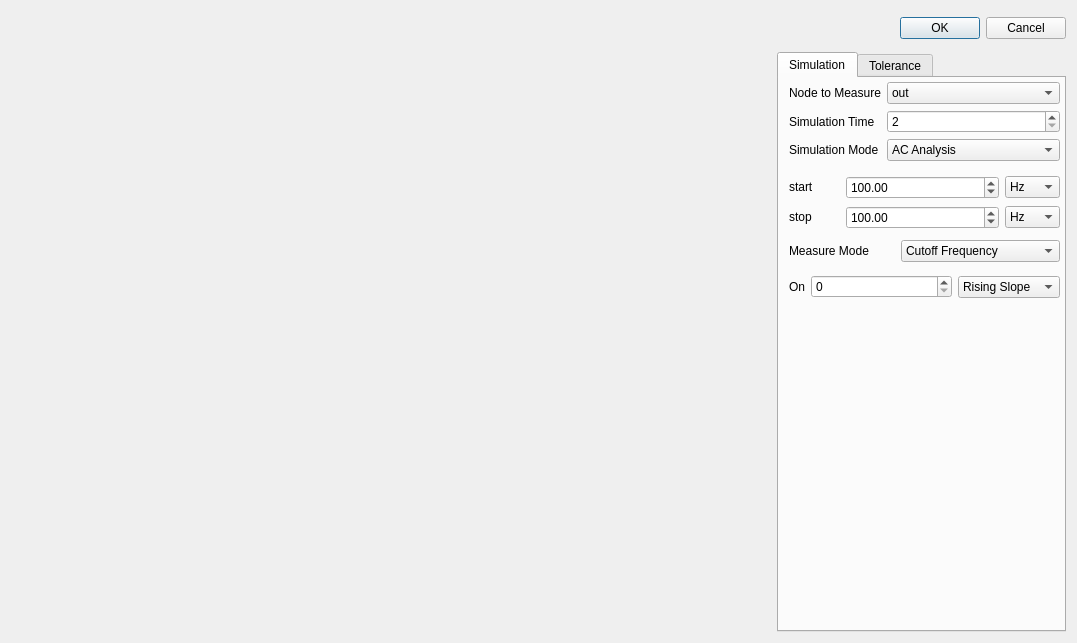
<?xml version="1.0" encoding="UTF-8"?>
<ui version="4.0">
 <class>Dialog</class>
 <widget class="QDialog" name="Dialog">
  <property name="geometry">
   <rect>
    <x>0</x>
    <y>0</y>
    <width>1077</width>
    <height>643</height>
   </rect>
  </property>
  <property name="windowTitle">
   <string>Dialog</string>
  </property>
  <layout class="QGridLayout" name="gridLayout_2">
   <item row="0" column="0">
    <widget class="QWidget" name="widget" native="true">
     <property name="sizePolicy">
      <sizepolicy hsizetype="Minimum" vsizetype="Fixed">
       <horstretch>0</horstretch>
       <verstretch>0</verstretch>
      </sizepolicy>
     </property>
     <property name="minimumSize">
      <size>
       <width>0</width>
       <height>35</height>
      </size>
     </property>
    </widget>
   </item>
   <item row="0" column="1">
    <widget class="QDialogButtonBox" name="buttonBox">
     <property name="layoutDirection">
      <enum>Qt::LeftToRight</enum>
     </property>
     <property name="orientation">
      <enum>Qt::Horizontal</enum>
     </property>
     <property name="standardButtons">
      <set>QDialogButtonBox::Cancel|QDialogButtonBox::Ok</set>
     </property>
     <property name="centerButtons">
      <bool>false</bool>
     </property>
    </widget>
   </item>
   <item row="1" column="0" rowspan="2">
    <widget class="MplWidget" name="MplWidget" native="true">
     <property name="sizePolicy">
      <sizepolicy hsizetype="Expanding" vsizetype="Preferred">
       <horstretch>21</horstretch>
       <verstretch>0</verstretch>
      </sizepolicy>
     </property>
     <property name="minimumSize">
      <size>
       <width>480</width>
       <height>320</height>
      </size>
     </property>
    </widget>
   </item>
   <item row="1" column="1" rowspan="2">
    <widget class="QTabWidget" name="tabWidget">
     <property name="sizePolicy">
      <sizepolicy hsizetype="Expanding" vsizetype="Preferred">
       <horstretch>8</horstretch>
       <verstretch>0</verstretch>
      </sizepolicy>
     </property>
     <property name="currentIndex">
      <number>0</number>
     </property>
     <widget class="QWidget" name="tab1">
      <attribute name="title">
       <string>Simulation</string>
      </attribute>
      <widget class="QWidget" name="layoutWidget">
       <property name="geometry">
        <rect>
         <x>10</x>
         <y>4</y>
         <width>271</width>
         <height>221</height>
        </rect>
       </property>
       <layout class="QVBoxLayout" name="verticalLayout" stretch="3,2,1,1">
        <property name="sizeConstraint">
         <enum>QLayout::SetMaximumSize</enum>
        </property>
        <item>
         <widget class="QWidget" name="widget_2" native="true">
          <widget class="QWidget" name="layoutWidget">
           <property name="geometry">
            <rect>
             <x>0</x>
             <y>0</y>
             <width>271</width>
             <height>84</height>
            </rect>
           </property>
           <layout class="QFormLayout" name="formLayout">
            <item row="0" column="0">
             <widget class="QLabel" name="label">
              <property name="sizePolicy">
               <sizepolicy hsizetype="Preferred" vsizetype="Preferred">
                <horstretch>0</horstretch>
                <verstretch>0</verstretch>
               </sizepolicy>
              </property>
              <property name="text">
               <string>Node to Measure</string>
              </property>
             </widget>
            </item>
            <item row="0" column="1">
             <widget class="QComboBox" name="measnode">
              <item>
               <property name="text">
                <string>out</string>
               </property>
              </item>
             </widget>
            </item>
            <item row="1" column="0">
             <widget class="QLabel" name="label_2">
              <property name="sizePolicy">
               <sizepolicy hsizetype="Preferred" vsizetype="Preferred">
                <horstretch>0</horstretch>
                <verstretch>0</verstretch>
               </sizepolicy>
              </property>
              <property name="text">
               <string>Simulation Time</string>
              </property>
             </widget>
            </item>
            <item row="1" column="1">
             <widget class="QSpinBox" name="totaltime">
              <property name="minimum">
               <number>2</number>
              </property>
              <property name="maximum">
               <number>100000</number>
              </property>
              <property name="singleStep">
               <number>100</number>
              </property>
              <property name="stepType">
               <enum>QAbstractSpinBox::AdaptiveDecimalStepType</enum>
              </property>
             </widget>
            </item>
            <item row="2" column="0">
             <widget class="QLabel" name="label_3">
              <property name="sizePolicy">
               <sizepolicy hsizetype="Preferred" vsizetype="Preferred">
                <horstretch>0</horstretch>
                <verstretch>0</verstretch>
               </sizepolicy>
              </property>
              <property name="text">
               <string>Simulation Mode</string>
              </property>
             </widget>
            </item>
            <item row="2" column="1">
             <widget class="QComboBox" name="analmode">
              <item>
               <property name="text">
                <string>AC Analysis</string>
               </property>
              </item>
              <item>
               <property name="text">
                <string>Noise</string>
               </property>
              </item>
             </widget>
            </item>
           </layout>
          </widget>
         </widget>
        </item>
        <item>
         <widget class="QWidget" name="widget_3" native="true">
          <widget class="QWidget" name="layoutWidget">
           <property name="geometry">
            <rect>
             <x>0</x>
             <y>0</y>
             <width>271</width>
             <height>56</height>
            </rect>
           </property>
           <layout class="QGridLayout" name="gridLayout">
            <item row="1" column="0">
             <widget class="QLabel" name="label_7">
              <property name="sizePolicy">
               <sizepolicy hsizetype="Preferred" vsizetype="Fixed">
                <horstretch>1</horstretch>
                <verstretch>0</verstretch>
               </sizepolicy>
              </property>
              <property name="text">
               <string>stop</string>
              </property>
              <property name="alignment">
               <set>Qt::AlignLeading|Qt::AlignLeft|Qt::AlignVCenter</set>
              </property>
             </widget>
            </item>
            <item row="0" column="2">
             <widget class="QComboBox" name="startunit">
              <property name="sizePolicy">
               <sizepolicy hsizetype="Preferred" vsizetype="Fixed">
                <horstretch>1</horstretch>
                <verstretch>0</verstretch>
               </sizepolicy>
              </property>
              <item>
               <property name="text">
                <string>Hz</string>
               </property>
              </item>
              <item>
               <property name="text">
                <string>kHz</string>
               </property>
              </item>
              <item>
               <property name="text">
                <string>MHz</string>
               </property>
              </item>
              <item>
               <property name="text">
                <string>GHz</string>
               </property>
              </item>
             </widget>
            </item>
            <item row="1" column="1">
             <widget class="QDoubleSpinBox" name="stopac">
              <property name="sizePolicy">
               <sizepolicy hsizetype="Minimum" vsizetype="Fixed">
                <horstretch>3</horstretch>
                <verstretch>0</verstretch>
               </sizepolicy>
              </property>
              <property name="minimum">
               <double>1.000000000000000</double>
              </property>
              <property name="maximum">
               <double>1000000000000.000000000000000</double>
              </property>
              <property name="singleStep">
               <double>100.000000000000000</double>
              </property>
              <property name="stepType">
               <enum>QAbstractSpinBox::AdaptiveDecimalStepType</enum>
              </property>
              <property name="value">
               <double>100.000000000000000</double>
              </property>
             </widget>
            </item>
            <item row="1" column="2">
             <widget class="QComboBox" name="stopunit">
              <property name="sizePolicy">
               <sizepolicy hsizetype="Preferred" vsizetype="Fixed">
                <horstretch>1</horstretch>
                <verstretch>0</verstretch>
               </sizepolicy>
              </property>
              <item>
               <property name="text">
                <string>Hz</string>
               </property>
              </item>
              <item>
               <property name="text">
                <string>kHz</string>
               </property>
              </item>
              <item>
               <property name="text">
                <string>MHz</string>
               </property>
              </item>
              <item>
               <property name="text">
                <string>GHz</string>
               </property>
              </item>
             </widget>
            </item>
            <item row="0" column="0">
             <widget class="QLabel" name="label_6">
              <property name="sizePolicy">
               <sizepolicy hsizetype="Preferred" vsizetype="Fixed">
                <horstretch>1</horstretch>
                <verstretch>0</verstretch>
               </sizepolicy>
              </property>
              <property name="text">
               <string>start</string>
              </property>
              <property name="alignment">
               <set>Qt::AlignLeading|Qt::AlignLeft|Qt::AlignVCenter</set>
              </property>
             </widget>
            </item>
            <item row="0" column="1">
             <widget class="QDoubleSpinBox" name="startac">
              <property name="sizePolicy">
               <sizepolicy hsizetype="Minimum" vsizetype="Fixed">
                <horstretch>3</horstretch>
                <verstretch>0</verstretch>
               </sizepolicy>
              </property>
              <property name="minimum">
               <double>0.010000000000000</double>
              </property>
              <property name="maximum">
               <double>1000000000000.000000000000000</double>
              </property>
              <property name="singleStep">
               <double>100.000000000000000</double>
              </property>
              <property name="stepType">
               <enum>QAbstractSpinBox::AdaptiveDecimalStepType</enum>
              </property>
              <property name="value">
               <double>100.000000000000000</double>
              </property>
             </widget>
            </item>
           </layout>
          </widget>
         </widget>
        </item>
        <item>
         <widget class="QWidget" name="widget_6" native="true">
          <widget class="QWidget" name="layoutWidget">
           <property name="geometry">
            <rect>
             <x>0</x>
             <y>0</y>
             <width>271</width>
             <height>25</height>
            </rect>
           </property>
           <layout class="QHBoxLayout" name="horizontalLayout">
            <property name="sizeConstraint">
             <enum>QLayout::SetDefaultConstraint</enum>
            </property>
            <item>
             <widget class="QLabel" name="label_4">
              <property name="sizePolicy">
               <sizepolicy hsizetype="Preferred" vsizetype="Fixed">
                <horstretch>2</horstretch>
                <verstretch>0</verstretch>
               </sizepolicy>
              </property>
              <property name="text">
               <string>Measure Mode</string>
              </property>
             </widget>
            </item>
            <item>
             <widget class="QComboBox" name="measmode">
              <property name="sizePolicy">
               <sizepolicy hsizetype="Preferred" vsizetype="Fixed">
                <horstretch>3</horstretch>
                <verstretch>0</verstretch>
               </sizepolicy>
              </property>
              <item>
               <property name="text">
                <string>Cutoff Frequency</string>
               </property>
              </item>
              <item>
               <property name="text">
                <string>MAX</string>
               </property>
              </item>
              <item>
               <property name="text">
                <string>MIN</string>
               </property>
              </item>
             </widget>
            </item>
           </layout>
          </widget>
         </widget>
        </item>
        <item>
         <widget class="QWidget" name="widget_5" native="true">
          <widget class="QWidget" name="layoutWidget">
           <property name="geometry">
            <rect>
             <x>0</x>
             <y>0</y>
             <width>271</width>
             <height>26</height>
            </rect>
           </property>
           <layout class="QHBoxLayout" name="horizontalLayout_2">
            <property name="sizeConstraint">
             <enum>QLayout::SetDefaultConstraint</enum>
            </property>
            <item>
             <widget class="QLabel" name="label_5">
              <property name="sizePolicy">
               <sizepolicy hsizetype="Maximum" vsizetype="Fixed">
                <horstretch>0</horstretch>
                <verstretch>0</verstretch>
               </sizepolicy>
              </property>
              <property name="text">
               <string>On</string>
              </property>
             </widget>
            </item>
            <item>
             <widget class="QSpinBox" name="rfnum">
              <property name="sizePolicy">
               <sizepolicy hsizetype="Expanding" vsizetype="Fixed">
                <horstretch>0</horstretch>
                <verstretch>0</verstretch>
               </sizepolicy>
              </property>
              <property name="minimum">
               <number>0</number>
              </property>
              <property name="maximum">
               <number>100</number>
              </property>
              <property name="singleStep">
               <number>1</number>
              </property>
              <property name="stepType">
               <enum>QAbstractSpinBox::DefaultStepType</enum>
              </property>
             </widget>
            </item>
            <item>
             <widget class="QComboBox" name="risefall">
              <item>
               <property name="text">
                <string>Rising Slope</string>
               </property>
              </item>
              <item>
               <property name="text">
                <string>Falling Slope</string>
               </property>
              </item>
             </widget>
            </item>
           </layout>
          </widget>
         </widget>
        </item>
       </layout>
      </widget>
     </widget>
     <widget class="QWidget" name="tab2">
      <attribute name="title">
       <string>Tolerance</string>
      </attribute>
     </widget>
    </widget>
   </item>
  </layout>
  <zorder>widget</zorder>
  <zorder>MplWidget</zorder>
  <zorder>tabWidget</zorder>
  <zorder>buttonBox</zorder>
 </widget>
 <customwidgets>
  <customwidget>
   <class>MplWidget</class>
   <extends>QWidget</extends>
   <header>MplWidget.h</header>
   <container>1</container>
  </customwidget>
 </customwidgets>
 <resources/>
 <connections>
  <connection>
   <sender>buttonBox</sender>
   <signal>accepted()</signal>
   <receiver>Dialog</receiver>
   <slot>accept()</slot>
   <hints>
    <hint type="sourcelabel">
     <x>248</x>
     <y>254</y>
    </hint>
    <hint type="destinationlabel">
     <x>157</x>
     <y>274</y>
    </hint>
   </hints>
  </connection>
  <connection>
   <sender>buttonBox</sender>
   <signal>rejected()</signal>
   <receiver>Dialog</receiver>
   <slot>reject()</slot>
   <hints>
    <hint type="sourcelabel">
     <x>316</x>
     <y>260</y>
    </hint>
    <hint type="destinationlabel">
     <x>286</x>
     <y>274</y>
    </hint>
   </hints>
  </connection>
 </connections>
</ui>
